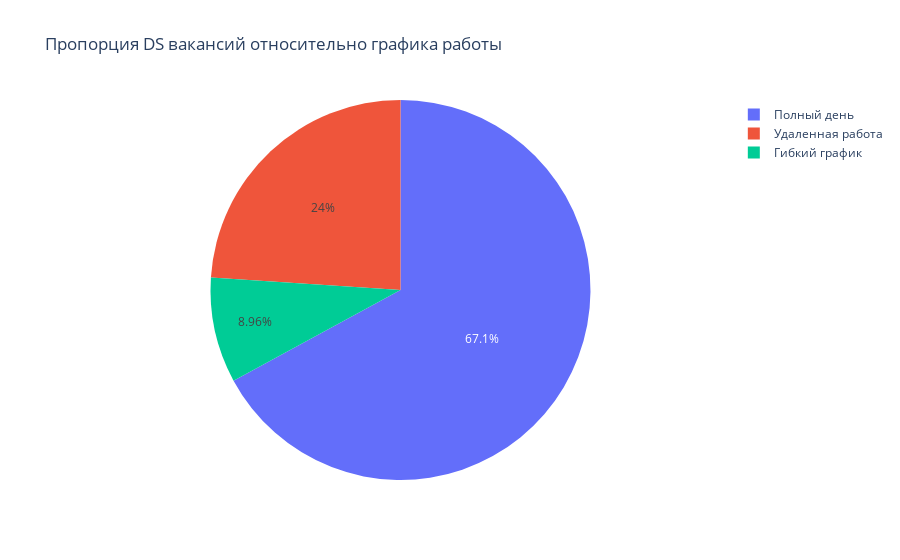

The notebook cell this image was saved under:
### Markdown cell above
Всего вакансий DS 480. Для начинающего дата сайентиста найдена 51 вакансия. Профессия довольно востребованная и то, что более 10% требуется  начинающих, может свидетельствовать о том, что она новая и уже опытных сотрудников не так много.

### Code cell
query_6_21= f'''select distinct schedule, count(id) as DS_vacancies
from vacancies
where (lower(name) like'%data scientist%' or lower(name) like '%data science%' 
or lower(name) like '%исследователь данных%' or name like '%ML%'
or lower(name) like '%machine learning%' or lower(name) like '%машинн%обучен%')
and  (lower(name) not like '%html%') 
group by schedule
order by 2 desc
'''
#все искомые части строк в названии вакансии, кроме ML, приводим к общему (нижнему) регистру,
# чтобы посчитать все вхождения с разными регистрами
df = pd.read_sql_query(query_6_21, connection)
display(df)
fig = px.pie(df, values='ds_vacancies', names='schedule', title='Пропорция DS вакансий относительно графика работы')
#fig.write_image('data/img4.png')
fig.show()

### Figure 1 — Plotly figure (JSON) as saved in the notebook; plotly's stock layout.template omitted (floating-point values rounded to 4 significant figures)
{"data": [{"domain": {"x": [0, 1], "y": [0, 1]}, "hovertemplate": "schedule=%{label}<br>ds_vacancies=%{value}<extra></extra>", "labels": ["Полный день", "Удаленная работа", "Гибкий график"], "legendgroup": "", "name": "", "showlegend": true, "type": "pie", "values": [322, 115, 43]}], "layout": {"legend": {"tracegroupgap": 0}, "title": {"text": "Пропорция DS вакансий относительно графика работы"}}}
